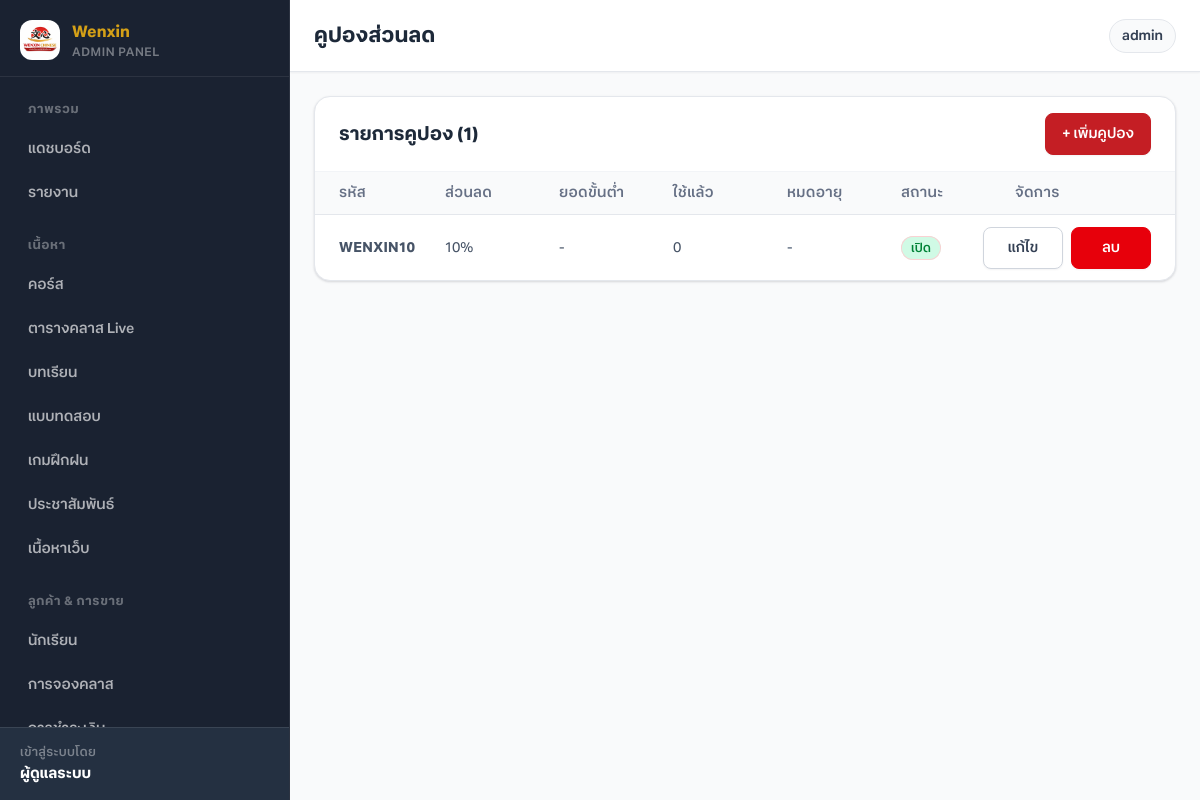
The app's page /admin/coupons.php (signed in) with its own data.
### tables this page shows
CREATE TABLE IF NOT EXISTS coupons (
  id INT UNSIGNED AUTO_INCREMENT PRIMARY KEY,
  code VARCHAR(50) NOT NULL UNIQUE,
  discount_type ENUM('percent','fixed') NOT NULL DEFAULT 'percent',
  discount_value DECIMAL(10,2) NOT NULL DEFAULT 0,
  min_amount DECIMAL(10,2) DEFAULT 0,
  max_uses INT UNSIGNED DEFAULT 0,
  used_count INT UNSIGNED DEFAULT 0,
  expires_at DATE DEFAULT NULL,
  is_active TINYINT(1) DEFAULT 1,
  created_at TIMESTAMP DEFAULT CURRENT_TIMESTAMP
);

### includes/functions.php (called while the page is built, shortened)
<?php
require_once __DIR__ . '/database.php';
function e(?string $value): string
{
    return htmlspecialchars((string) $value, ENT_QUOTES, 'UTF-8');
}
function asset(string $path): string
{
    return APP_URL . '/assets/' . ltrim($path, '/');
}
function imageAsset(string $relativePath, string $fallbackPath = ''): string
{
    $full = BASE_PATH . '/assets/' . ltrim($relativePath, '/');
    if (is_file($full)) {
        return asset($relativePath);
    }
    return asset($relativePath);
}
function brandLogoAsset(): string
{
    return imageAsset('images/logo.png', 'images/logo.svg');
}
    ?>

### includes/admin/nav_config.php (called while the page is built, shortened)
<?php
return [
    [
        'label' => 'ภาพรวม',
        'items' => [
            ['page' => 'dashboard', 'href' => '/admin/dashboard.php', 'label' => 'แดชบอร์ด', 'icon' => 'dashboard'],
            ['page' => 'reports', 'href' => '/admin/reports.php', 'label' => 'รายงาน', 'icon' => 'dashboard'],
        ],
    ],
    [
        'label' => 'เนื้อหา',
        'items' => [
            ['page' => 'courses', 'href' => '/admin/courses.php', 'label' => 'คอร์ส', 'icon' => 'courses'],
            ['page' => 'sessions', 'href' => '/admin/sessions.php', 'label' => 'ตารางคลาส Live', 'icon' => 'courses'],
            ['page' => 'lessons', 'href' => '/admin/lessons.php', 'label' => 'บทเรียน', 'icon' => 'lessons'],
            ['page' => 'quizzes', 'href' => '/admin/quizzes.php', 'label' => 'แบบทดสอบ', 'icon' => 'quizzes'],
            ['page' => 'games', 'href' => '/admin/games.php', 'label' => 'เกมฝึกฝน', 'icon' => 'games'],
            ['page' => 'announcements', 'href' => '/admin/announcements.php', 'label' => 'ประชาสัมพันธ์', 'icon' => 'announcements'],
            ['page' => 'content', 'href' => '/admin/content.php', 'label' => 'เนื้อหาเว็บ', 'icon' => 'content'],
        ],
    ],
    [
        'label' => 'ลูกค้า & การขาย',
        'items' => [
            ['page' => 'students', 'href' => '/admin/students.php', 'label' => 'นักเรียน', 'icon' => 'students'],
            ['page' => 'bookings', 'href' => '/admin/bookings.php', 'label' => 'การจองคลาส', 'icon' => 'students'],
            ['page' => 'payments', 'href' => '/admin/payments.php', 'label' => 'การชำระเงิน', 'icon' => 'payments'],
            ['page' => 'coupons', 'href' => '/admin/coupons.php', 'label' => 'คูปอง', 'icon' => 'coupons'],
        ],
    ],
    [
        'label' => 'ระบบ',
        'items' => [
            ['page' => 'users', 'href' => '/admin/users.php', 'label' => 'ผู้ดูแล', 'icon' => 'users'],
            ['page' => 'backup', 'href' => '/admin/backup.php', 'label' => 'สำรองข้อมูล', 'icon' => 'backup'],
            ['page' => 'settings', 'href' => '/admin/settings.php', 'label' => 'ตั้งค่า', 'icon' => 'settings'],
        ],
    ],
];

### includes/auth.php (called while the page is built, shortened)
<?php
require_once __DIR__ . '/functions.php';
function isLoggedIn(): bool
{
    return !empty($_SESSION['admin_id']);
}
function currentAdmin(): ?array
{
    $stmt = db()->prepare('SELECT id, username, full_name, email FROM admin_users WHERE id = ? LIMIT 1');
    $stmt->execute([$_SESSION['admin_id']]);
    $admin = $stmt->fetch() ?: null;
    return $admin;
}

### includes/database.php (called while the page is built, shortened)
<?php
function db(): PDO
{
    static $pdo = null;
    if ($pdo instanceof PDO) {
        return $pdo;
    }
    $dsn = 'mysql:host=' . DB_HOST . ';dbname=' . DB_NAME . ';charset=' . DB_CHARSET;
    $pdo = new PDO($dsn, DB_USER, DB_PASS, [
        PDO::ATTR_ERRMODE => PDO::ERRMODE_EXCEPTION,
        PDO::ATTR_DEFAULT_FETCH_MODE => PDO::FETCH_ASSOC,
        PDO::ATTR_EMULATE_PREPARES => false,
        PDO::MYSQL_ATTR_INIT_COMMAND => 'SET NAMES utf8mb4 COLLATE utf8mb4_unicode_ci',
    ]);
    $pdo->exec('SET CHARACTER SET utf8mb4');
    return $pdo;
}

### admin/coupons.php (the view, shortened to what this page needs)
<?php
require_once dirname(__DIR__) . '/includes/auth.php';
$pageTitle = 'คูปองส่วนลด';
require_once dirname(__DIR__) . '/includes/admin_header.php';
$coupons = db()->query('SELECT * FROM coupons ORDER BY created_at DESC')->fetchAll();
    ?>
<div class="coupons-admin-page">
    <div class="admin-card coupons-list-card">
        <div class="admin-card-header">
            <h2>รายการคูปอง (<?= count($coupons) ?>)</h2>
            <button type="button" class="btn btn-primary btn-sm" data-open-coupon="new">+ เพิ่มคูปอง</button>
        </div>
        <div class="admin-card-body is-flush coupons-list-scroll">
            <table class="data-table coupons-compact-table">
                <thead>
                    <tr>
                        <th>รหัส</th>
                        <th>ส่วนลด</th>
                        <th>ยอดขั้นต่ำ</th>
                        <th>ใช้แล้ว</th>
                        <th>หมดอายุ</th>
                        <th>สถานะ</th>
                        <th class="coupons-col-actions">จัดการ</th>
                    </tr>
                </thead>
                <tbody>
                    <?php foreach ($coupons as $c): ?>
                    <tr data-coupon-row="<?= (int) $c['id'] ?>">
                        <td><strong class="coupons-code"><?= e($c['code']) ?></strong></td>
                        <td><?= $c['discount_type'] === 'fixed' ? formatPrice((float) $c['discount_value']) : (int) $c['discount_value'] . '%' ?></td>
                        <td><?= (float) $c['min_amount'] > 0 ? formatPrice((float) $c['min_amount']) : '-' ?></td>
                        <td><?= (int) $c['used_count'] ?><?= (int) $c['max_uses'] ? ' / ' . (int) $c['max_uses'] : '' ?></td>
                        <td class="coupons-col-date"><?= $c['expires_at'] ? e(date('d/m/Y', strtotime($c['expires_at']))) : '-' ?></td>
                        <td>
                            <span class="badge <?= $c['is_active'] ? 'badge-active coupons-status-badge' : 'coupons-status-badge coupons-status-badge--muted' ?>">
                                <?= $c['is_active'] ? 'เปิด' : 'ปิด' ?>
                            </span>
                        </td>
                        <td class="coupons-col-actions">
                            <div class="table-actions coupons-row-actions">
                                <button type="button" class="btn btn-secondary btn-sm" data-open-coupon="<?= (int) $c['id'] ?>">แก้ไข</button>
                                <form method="post" class="coupons-delete-form" onsubmit="return confirm('ลบ?')">
                                    <button type="submit" class="btn btn-danger btn-sm">ลบ</button>
                                </form>
                            </div>
                        </td>
                    </tr>
                    <?php endforeach; ?>
                </tbody>
            </table>
        </div>
    </div>
</div>

### includes/admin/components/sidebar.php (shortened to what this page needs)
<?php
$navGroups = require __DIR__ . '/../nav_config.php';
?>
<aside class="admin-sidebar" id="adminSidebar">
    <a href="<?= APP_URL ?>/admin/dashboard.php" class="admin-brand">
        <img src="<?= e(brandLogoAsset()) ?>" alt="Logo">
        <span class="admin-brand-text">
            <strong>Wenxin</strong>
            <small>Admin Panel</small>
        </span>
    </a>
    <nav class="admin-nav" aria-label="เมนูหลังบ้าน">
        <?php foreach ($navGroups as $group): ?>
            <div class="admin-nav-group">
                <span class="admin-nav-label"><?= e($group['label']) ?></span>
                <?php foreach ($group['items'] as $item): ?>
                    <?php adminNavLink(
                        $item['page'],
                        APP_URL . $item['href'],
                        $item['label'],
                        $item['icon'],
                        $currentPage
                    ); ?>
                <?php endforeach; ?>
            </div>
        <?php endforeach; ?>
    </nav>
    <div class="admin-user">
        <small>เข้าสู่ระบบโดย</small>
        <strong><?= e($admin['full_name'] ?? $admin['username'] ?? 'Admin') ?></strong>
    </div>
</aside>

### includes/admin/components/topbar.php (shortened to what this page needs)
<header class="admin-topbar">
    <div class="admin-topbar-inner">
        <h1><?= e($pageTitle) ?></h1>
        <div class="admin-topbar-meta">
            <span class="admin-topbar-pill"><?= e($admin['username'] ?? 'admin') ?></span>
        </div>
    </div>
</header>

### records on screen
coupons: code "WENXIN10", discount_value "10", used_count "0", is_active "เปิด"

### other values on screen
$group['label'] "ภาพรวม"
$label "แดชบอร์ด"
$label "รายงาน"
$group['label'] "เนื้อหา"
$label "คอร์ส"
$label "ตารางคลาส Live"
$label "บทเรียน"
$label "แบบทดสอบ"
$label "เกมฝึกฝน"
$label "ประชาสัมพันธ์"
$label "เนื้อหาเว็บ"
$group['label'] "ลูกค้า & การขาย"
$label "นักเรียน"
$label "การจองคลาส"
$admin['full_name'] "ผู้ดูแลระบบ"
